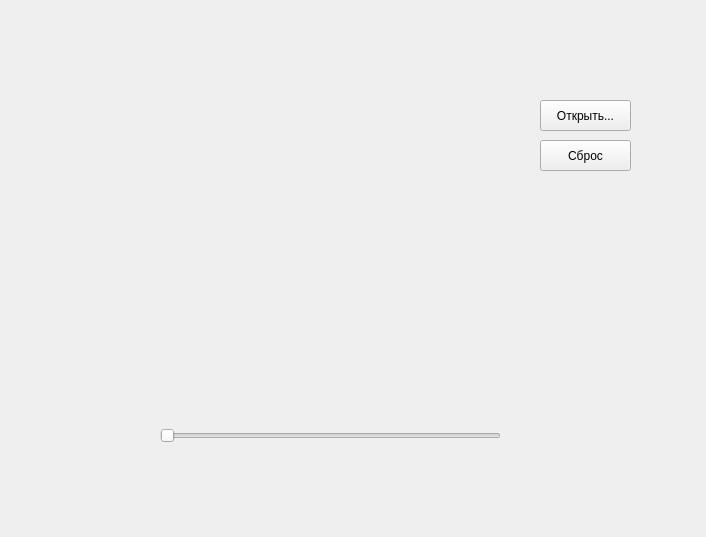
<?xml version="1.0" encoding="UTF-8"?>
<ui version="4.0">
 <class>MainWindow</class>
 <widget class="QMainWindow" name="MainWindow">
  <property name="geometry">
   <rect>
    <x>0</x>
    <y>0</y>
    <width>706</width>
    <height>537</height>
   </rect>
  </property>
  <property name="windowTitle">
   <string>MainWindow</string>
  </property>
  <widget class="QWidget" name="centralwidget">
   <widget class="QLabel" name="label_image">
    <property name="geometry">
     <rect>
      <x>160</x>
      <y>90</y>
      <width>341</width>
      <height>301</height>
     </rect>
    </property>
    <property name="text">
     <string/>
    </property>
   </widget>
   <widget class="QSlider" name="slider_alpha">
    <property name="geometry">
     <rect>
      <x>160</x>
      <y>420</y>
      <width>341</width>
      <height>31</height>
     </rect>
    </property>
    <property name="orientation">
     <enum>Qt::Horizontal</enum>
    </property>
   </widget>
   <widget class="QPushButton" name="btn_open">
    <property name="geometry">
     <rect>
      <x>540</x>
      <y>100</y>
      <width>91</width>
      <height>31</height>
     </rect>
    </property>
    <property name="text">
     <string>Открыть...</string>
    </property>
   </widget>
   <widget class="QPushButton" name="btn_reset">
    <property name="geometry">
     <rect>
      <x>540</x>
      <y>140</y>
      <width>91</width>
      <height>31</height>
     </rect>
    </property>
    <property name="text">
     <string>Сброс</string>
    </property>
   </widget>
  </widget>
 </widget>
 <resources/>
 <connections/>
</ui>
